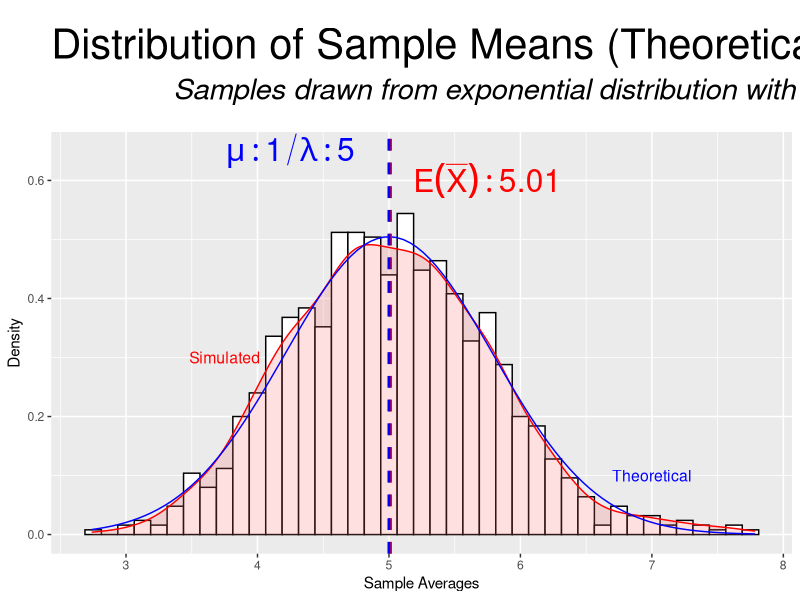

Reproduce this figure in R.
# Setting seed
set.seed(123)

# We perform 1000 simulations with 40 samples
n <- 40
lambda <- .2
nosim <- 1000


data <- matrix(rexp(nosim * n, rate = lambda), nosim, n)



xbar <- round(mean(apply(data, 1, mean)), digits = 2)
mu <- 1/lambda

library(ggplot2)
Rmeans <- apply(data, 1, mean)
title <- 'Distribution of Sample Means (Theoretical vs Simulated)'
subtitle <- 'Samples drawn from exponential distribution with parameter .2'
m <- ggplot(data.frame(Rmeans), aes(Rmeans)) 
m <- m + geom_histogram(aes(y =..density..), binwidth = (round(max(Rmeans)-min(Rmeans))/40), color = "black", fill = "white")
m <- m + xlab("Sample Averages") + ylab("Density") + ggtitle(bquote(atop(.(title), atop(italic(.(subtitle)), "")))) 
m <- m + geom_density(col="red", alpha=.2, fill="#FF6666") + theme(plot.title = element_text(size=30,lineheight=.8,vjust=-1))
m <- m + stat_function(fun = dnorm, args = list(mean = 1/lambda, sd = (1/lambda/sqrt(n))), color = "blue")
m <- m + geom_vline(aes(xintercept = mean(Rmeans)), color = "red", linetype = "dashed", size = 1)
m <- m + geom_vline(aes(xintercept = (1/lambda)), color = "blue", linetype = "dashed", size = 1)
m <- m + annotate("text", label = "Simulated", x = 3.75, y = .3, size = 4, colour = "red")
m <- m + annotate("text", label = "Theoretical", x = 7, y = .1, size = 4, colour = "blue")
m <- m + annotate('text', label =  paste(paste(paste("E(","bar(X)", sep=""),"):", sep=""),xbar,sep=" "),parse=T, x = 5.75, y = .6, size = 8, colour = "red")
m <- m + annotate('text', label =  paste(paste(paste("mu", ": 1/", sep=""), "lambda", sep=""), " : 5", sep =""),parse=T, x = 4.25, y = .65, size = 8, colour = "blue")
m